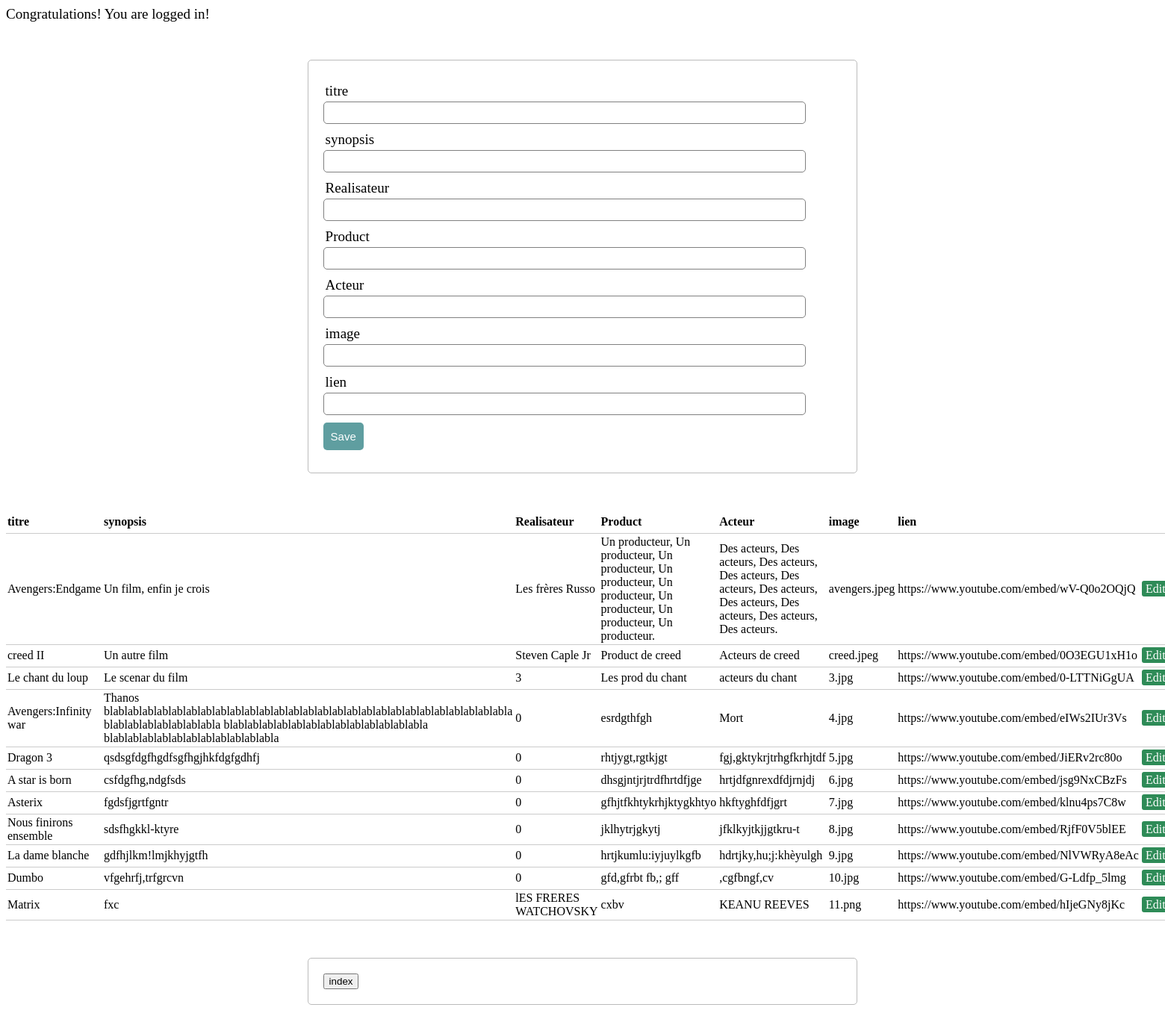
The app's page /home.php (signed in) with its own data.
### tables this page shows
CREATE TABLE `film` (
  `id` int(11) NOT NULL,
  `titre` varchar(255) NOT NULL,
  `synopsis` text NOT NULL,
  `Realisateur` text NOT NULL,
  `Product` text NOT NULL,
  `Acteur` text NOT NULL,
  `image` varchar(255) NOT NULL,
  `lien` varchar(255) NOT NULL
);

### server.php (called while the page is built, shortened)
<?php
	$titre = "";
	$synopsis = "";
	$Realisateur = "";
	$Product = "";
	$Acteur = "";
	$image = "";
	$lien = "";
	$update = false;

### home.php (the view, shortened to what this page needs)
<?php  include('server.php'); ?>
<!DOCTYPE html>
<html>
<head>
  <link rel="stylesheet" type="text/css" href="css/crud.css">
</head>
<body>
	<form method="post" action="server.php" >
		<div class="input-group">
			<label>titre</label>
			  <input type="text" name="titre" value="<?php echo $titre; ?>">
		</div>
  		<div class="input-group">
			<label>synopsis</label>
			<input type="text" name="synopsis" value="<?php echo $synopsis; ?>">
		</div>
  		<div class="input-group">
			<label>Realisateur</label>
			<input type="text" name="Realisateur" value="<?php echo $Realisateur; ?>">
		</div>
  		<div class="input-group">
			<label>Product</label>
			<input type="text" name="Product" value="<?php echo $Product; ?>">
		</div>
  		<div class="input-group">
			<label>Acteur</label>
			<input type="text" name="Acteur" value="<?php echo $Acteur; ?>">
		</div>
  		<div class="input-group">
			<label>image</label>
			<input type="text" name="image" value="<?php echo $image; ?>">
		</div>
  		<div class="input-group">
			<label>lien</label>
			<input type="text" name="lien" value="<?php echo $lien; ?>">
		</div>
		<div class="input-group">
      <?php if ($update == true): ?>
	<button class="btn" type="submit" name="update" style="background: #556B2F;" >update</button>
<?php else: ?>
	<button class="btn" type="submit" name="save" >Save</button>
<?php endif ?>
		</div>
	</form>
  <?php $results = mysqli_query($db, "SELECT * FROM film"); ?>
<table>
	<thead>
		<tr>
			<th>titre</th>
			<th>synopsis</th>
  			<th>Realisateur</th>
  			<th>Product</th>
    			<th>Acteur</th>
    			<th>image</th>
      			<th>lien</th>
		</tr>
	</thead>
	<?php while ($row = mysqli_fetch_array($results)) { ?>
		<tr>
			<td><?php echo $row['titre']; ?></td>
			<td><?php echo $row['synopsis']; ?></td>
  			<td><?php echo $row['Realisateur']; ?></td>
  			<td><?php echo $row['Product']; ?></td>
    			<td><?php echo $row['Acteur']; ?></td>
    			<td><?php echo $row['image']; ?></td>
      			<td><?php echo $row['lien']; ?></td>
			<td>
				<a href="home.php?edit=<?php echo $row['id']; ?>" class="edit_btn" >Edit</a>
			</td>
		</tr>
	<?php } ?>
</table>
<form>
<a href="index.php"><button type="button" name="button">index</button></a>
</body>
</html>

### css/crud.css (style rules this page uses)
body { font-size: 19px; }
table { width: 50%; margin: 30px auto; border-collapse: collapse; text-align: left; }
tr { border-bottom: 1px solid #cbcbcb; }
th, td { border: none; height: 30px; padding: 2px; }
form { width: 45%; margin: 50px auto; text-align: left; padding: 20px; border: 1px solid #bbbbbb; border-radius: 5px; }
.input-group { margin: 10px 0px 10px 0px; }
.input-group label { display: block; text-align: left; margin: 3px; }
.input-group input { height: 30px; width: 93%; padding: 5px 10px; font-size: 16px; border-radius: 5px; border: 1px solid gray; }
.btn { padding: 10px; font-size: 15px; color: white; background: #5F9EA0; border: none; border-radius: 5px; }
.edit_btn { text-decoration: none; padding: 2px 5px; background: #2E8B57; color: white; border-radius: 3px; }

### records on screen
film: titre "Avengers:Endgame", synopsis "Un film, enfin je crois", Realisateur "Les frères Russo", Product "Un producteur, Un producteur, Un producteur, Un producteur, Un producteur, Un producteur, Un producteur, Un producteur.", Acteur "Des acteurs, Des acteurs, Des acteurs, Des acteurs, Des acteurs, Des acteurs, Des acteurs, Des acteurs, Des acteurs, Des acteurs.", image "avengers.jpeg", lien "https://www.youtube.com/embed/wV-Q0o2OQjQ"
film: titre "creed II", synopsis "Un autre film", Realisateur "Steven Caple Jr", Product "Product de creed", Acteur "Acteurs de creed", image "creed.jpeg", lien "https://www.youtube.com/embed/0O3EGU1xH1o"
film: titre "Le chant du loup", synopsis "Le scenar du film", Realisateur "3", Product "Les prod du chant", Acteur "acteurs du chant", image "3.jpg", lien "https://www.youtube.com/embed/0-LTTNiGgUA"
film: titre "Avengers:Infinity war", synopsis "Thanos blablablablablablablablablablablablablablablablablablablablablablablablablablablabla blablablablablablablabla blablablablablablablablablablablablablabla blablablablablablablablablablablabla", Realisateur "0", Product "esrdgthfgh", Acteur "Mort", image "4.jpg", lien "https://www.youtube.com/embed/eIWs2IUr3Vs"
film: titre "Dragon 3", synopsis "qsdsgfdgfhgdfsgfhgjhkfdgfgdhfj", Realisateur "0", Product "rhtjygt,rgtkjgt", Acteur "fgj,gktykrjtrhgfkrhjtdf", image "5.jpg", lien "https://www.youtube.com/embed/JiERv2rc80o"
film: titre "A star is born", synopsis "csfdgfhg,ndgfsds", Realisateur "0", Product "dhsgjntjrjtrdfhrtdfjge", Acteur "hrtjdfgnrexdfdjrnjdj", image "6.jpg", lien "https://www.youtube.com/embed/jsg9NxCBzFs"
film: titre "Asterix", synopsis "fgdsfjgrtfgntr", Realisateur "0", Product "gfhjtfkhtykrhjktygkhtyo", Acteur "hkftyghfdfjgrt", image "7.jpg", lien "https://www.youtube.com/embed/klnu4ps7C8w"
film: titre "Nous finirons ensemble", synopsis "sdsfhgkkl-ktyre", Realisateur "0", Product "jklhytrjgkytj", Acteur "jfklkyjtkjjgtkru-t", image "8.jpg", lien "https://www.youtube.com/embed/RjfF0V5blEE"
film: titre "La dame blanche", synopsis "gdfhjlkm!lmjkhyjgtfh", Realisateur "0", Product "hrtjkumlu:iyjuylkgfb", Acteur "hdrtjky,hu;j:khèyulgh", image "9.jpg", lien "https://www.youtube.com/embed/NlVWRyA8eAc"
film: titre "Dumbo", synopsis "vfgehrfj,trfgrcvn", Realisateur "0", Product "gfd,gfrbt fb,; gff", Acteur ",cgfbngf,cv", image "10.jpg", lien "https://www.youtube.com/embed/G-Ldfp_5lmg"
film: titre "Matrix", synopsis "fxc", Realisateur "lES FRERES WATCHOVSKY", Product "cxbv", Acteur "KEANU REEVES", image "11.png", lien "https://www.youtube.com/embed/hIjeGNy8jKc"
